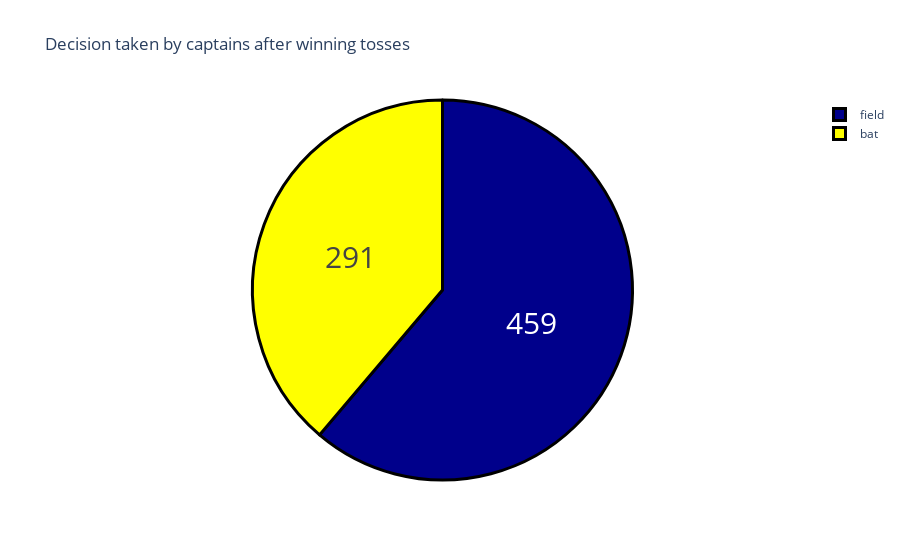

This figure's notebook cell:
### Markdown cell above
# Exploring Toss

### Code cell
toss = matches["toss_decision"].value_counts()
label = toss.index
counts = toss.values
colors = ['darkblue','yellow']

fig = go.Figure(data=[go.Pie(labels=label, values=counts)])
fig.update_layout(title_text='Decision taken by captains after winning tosses')
fig.update_traces(hoverinfo='label+percent', 
                  textinfo='value', textfont_size=30,
                  marker=dict(colors=colors, 
                              line=dict(color='black', width=3)))

fig.show()
print('Usually after winning the toss, team choose to field first.')

### Figure 1 — Plotly figure (JSON) as saved in the notebook; plotly's stock layout.template omitted (floating-point values rounded to 4 significant figures)
{"data": [{"hoverinfo": "label+percent", "labels": ["field", "bat"], "marker": {"colors": ["darkblue", "yellow"], "line": {"color": "black", "width": 3}}, "textfont": {"size": 30}, "textinfo": "value", "type": "pie", "values": [459, 291]}], "layout": {"title": {"text": "Decision taken by captains after winning tosses"}}}
